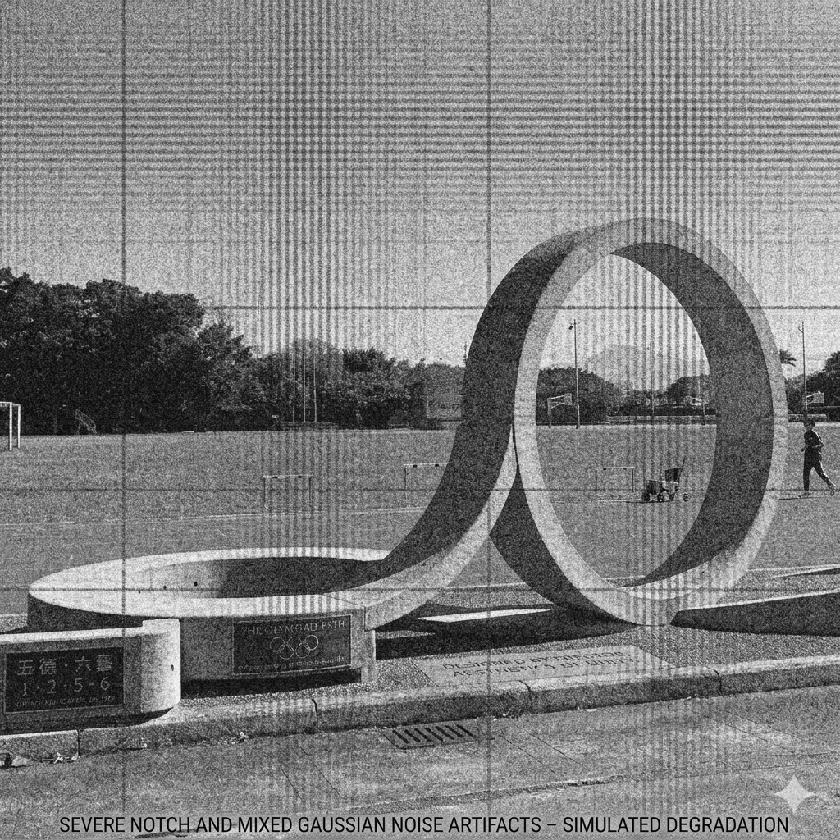
#> input picture yzu7noiseg.png, 840 x 840 px, shrunk from 1024 x 1024 before the run
$ python test.py
#> lines starting #> are read from the running program, lines starting #| are printed output that depends on the picture; after the words box and inside, x2 and y2 are one past the last pixel; in counts of white or black regions, pixels touching at a corner belong together
import cv2
import numpy as np
import matplotlib.pyplot as plt

def auto_remove_line_noise(image_path, protect_radius=30, noise_threshold=180):
    """
    全自動偵測並消除影像中的線條/週期性雜訊
    """
#> called with image_path = 'yzu7noiseg.png', protect_radius = 70, noise_threshold = 200
    img = cv2.imread(image_path, cv2.IMREAD_GRAYSCALE)
#> img is the input picture: shape (840, 840); min 0, max 253, mean 126.4
    if img is None:
         raise ValueError("找不到影像，請確認路徑。")

    rows, cols = img.shape
#> rows = 840; cols = 840
    center_u, center_v = rows // 2, cols // 2
#> center_u = 420; center_v = 420

    # 1. 轉換到頻率域並計算振幅頻譜 (壓縮到 0-255 以便做影像處理)
    f = np.fft.fft2(img)
    f_shift = np.fft.fftshift(f)
    mag_spectrum = 20 * np.log(np.abs(f_shift) + 1)
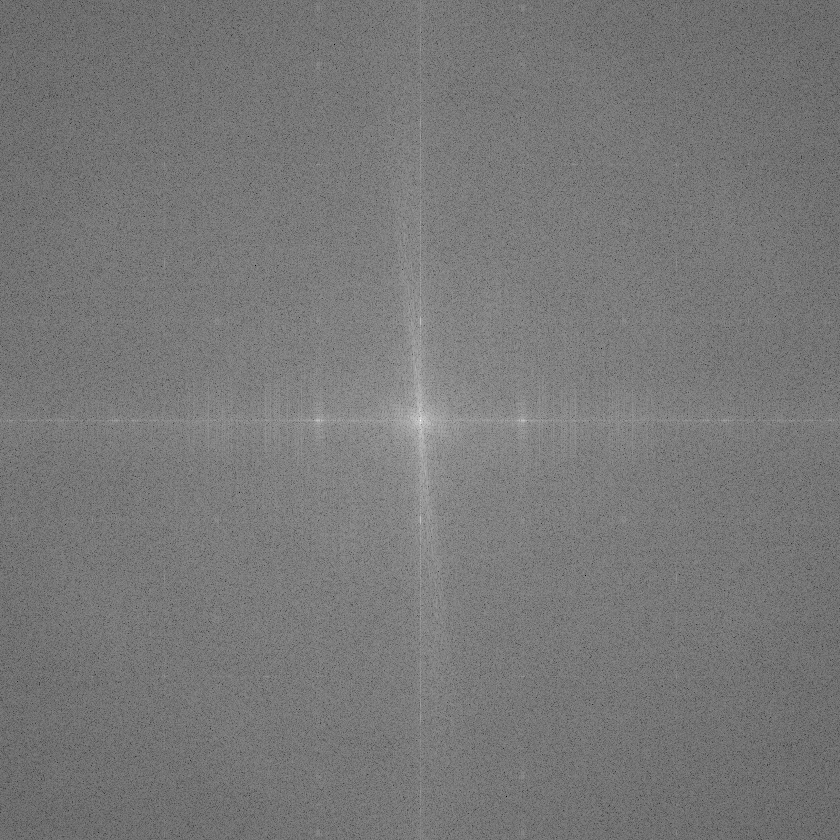
#> mag_spectrum: shape (840, 840) float64; min 31.07, max 366.1, mean 189.3; drawn with min black and max white
    mag_normalized = cv2.normalize(mag_spectrum, None, 0, 255, cv2.NORM_MINMAX)
    mag_uint8 = np.uint8(mag_normalized)

    # ==========================================
    # 開始自動製作濾波遮罩 (Mask)
    # ==========================================

    # 2. 自動找出異常亮點 (透過閥值化)
    # 大於 noise_threshold 的地方會變成 255 (白色)，其他變 0 (黑色)
    _, noise_mask = cv2.threshold(mag_uint8, noise_threshold, 255, cv2.THRESH_BINARY)
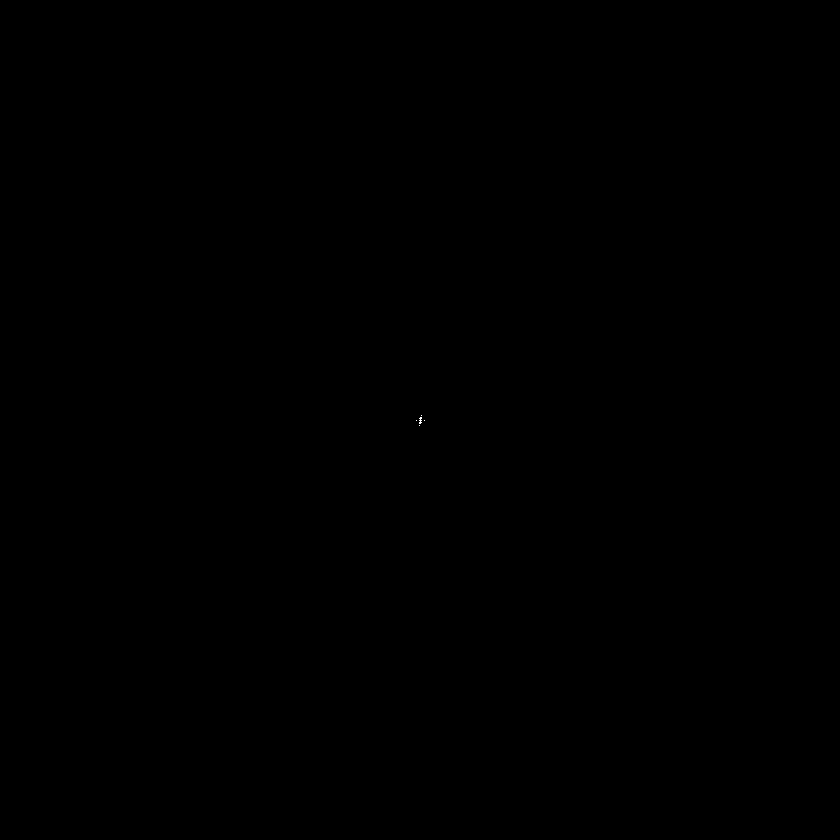
#> noise_mask: shape (840, 840); 0% white in thin lines or dots, all inside (x1, y1, x2, y2) = (416, 415, 425, 426)

    # 3. 保護中心區域 (強迫中心區域的雜訊遮罩為 0)
    # 避免誤刪影像的主要低頻結構
    cv2.circle(noise_mask, (center_v, center_u), protect_radius, 0, -1)
#> noise_mask: shape (840, 840); under 0.01% of pixels changed, all inside (x1, y1, x2, y2) = (416, 415, 425, 426)

    # 設定要強制清除的水平線寬度 (視你的雜訊粗細而定，通常 3~7)
    slit_width_v = 8
    slit_width_u = 9
    # 設定極小核心保護區 (絕對不能挖掉正中心，否則圖片會變全灰)
    core_dc_radius = 50

    # --- 第一刀：挖除水平軸 (消除原圖中的「垂直」雜訊線) ---
    for v in range(cols):
        if abs(v - center_v) > core_dc_radius:
            noise_mask[center_u - slit_width_v : center_u + slit_width_v + 1, v] = 255
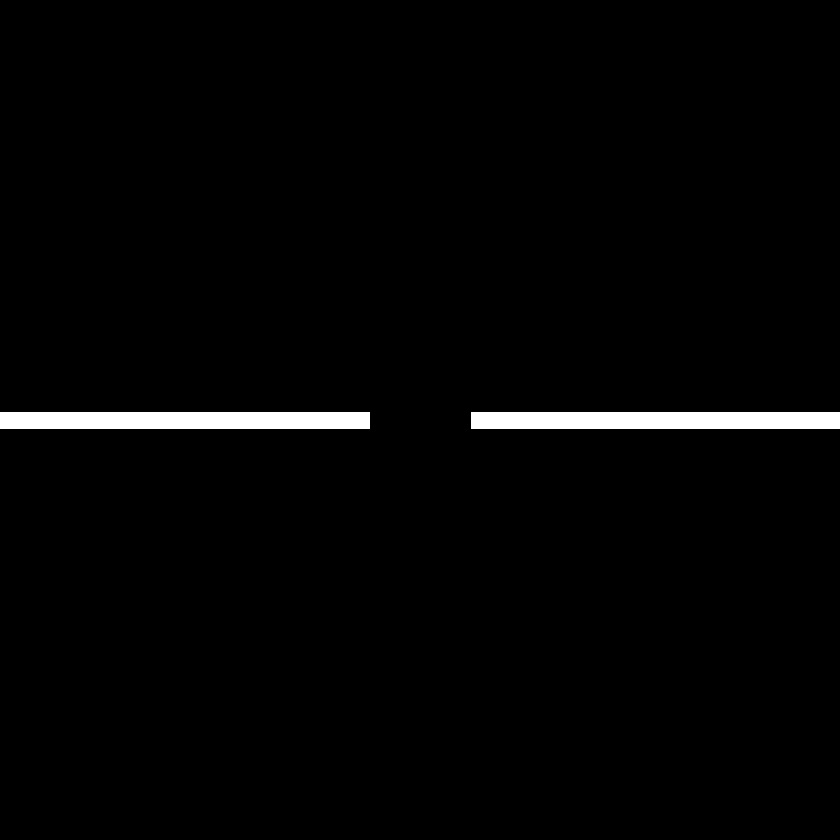
#> noise_mask: shape (840, 840); 1.8% white; 2 white regions, box (x1, y1, x2, y2) and area: (0, 412, 370, 429) 6290, (471, 412, 840, 429) 6273

    # --- 第二刀：挖除垂直軸 (消除原圖中的「水平」雜訊線) ---
    for u in range(rows):
        if abs(u - center_u) > core_dc_radius:
            noise_mask[u, center_v - slit_width_u : center_v + slit_width_u + 1] = 255
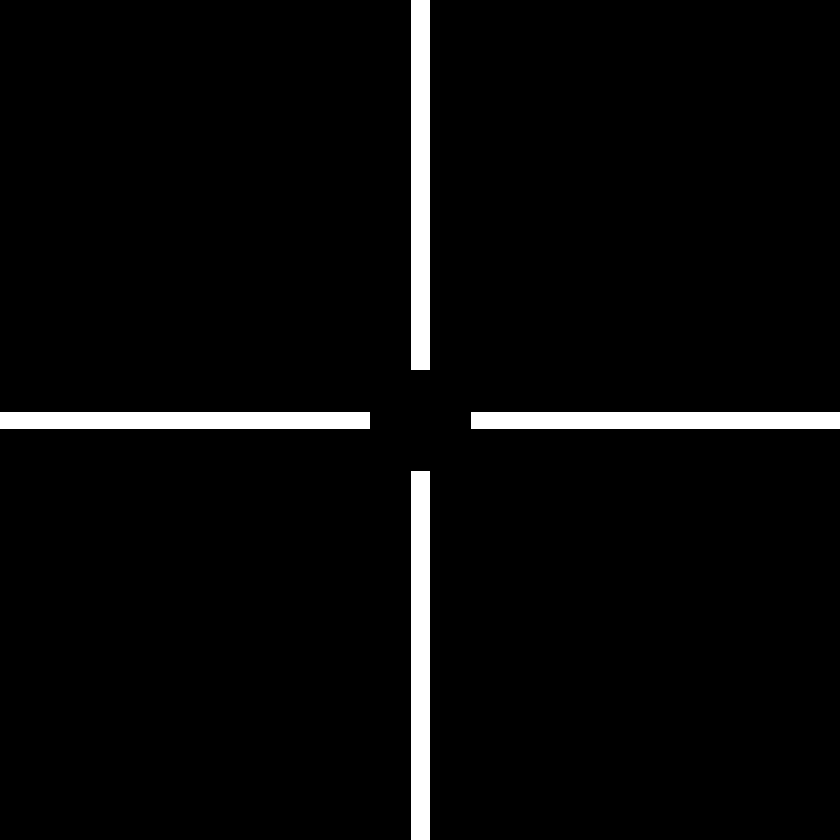
#> noise_mask: shape (840, 840); 3.8% white; 4 white regions, box (x1, y1, x2, y2) and area: (411, 0, 430, 370) 7030, (411, 471, 430, 840) 7011, (0, 412, 370, 429) 6290, (471, 412, 840, 429) 6273

    # 4. 膨脹雜訊點 (Dilate)
    # 因為線條可能會有斷點或很細，我們用一個 5x5 的方塊把它變粗，確保雜訊被完全覆蓋
    # kernel = np.ones((5, 5), np.uint8)
    kernel = np.ones((3, 3), np.uint8)  # 原本 5x5
    iterations = 1                      # 原本 2

    noise_mask_thick = cv2.dilate(noise_mask, kernel, iterations=2)
#> noise_mask_thick: shape (840, 840); 4.6% white; 4 white regions, box (x1, y1, x2, y2) and area: (409, 0, 432, 372) 8556, (409, 469, 432, 840) 8533, (0, 410, 372, 431) 7812, (469, 410, 840, 431) 7791

    # 5. 製作最終的濾波器 H (反轉顏色：雜訊處為 0阻擋，其餘為 1通過)
    # 雜訊處原本是 255，除以 255 變成 1。用 1 去減，就變成 0 (黑色/挖洞)。

    H = 1.0 - (noise_mask_thick / 255.0)

    # 6. 羽化邊緣 (Gaussian Blur)
    # 讓洞的邊緣平滑過渡，這一步等同於「高斯濾波」，可避免還原後產生水波紋
    H_blurred = H #cv2.GaussianBlur(H, (21, 21), 0)

    # ==========================================
    # 套用濾波器並還原
    # ==========================================

    # 7. 將頻譜乘上自動生成的遮罩
    filtered_shift = f_shift * H_blurred

    # 8. 反向轉換回空間域
    img_back = np.fft.ifft2(np.fft.ifftshift(filtered_shift))
    img_reconstructed = np.real(img_back)
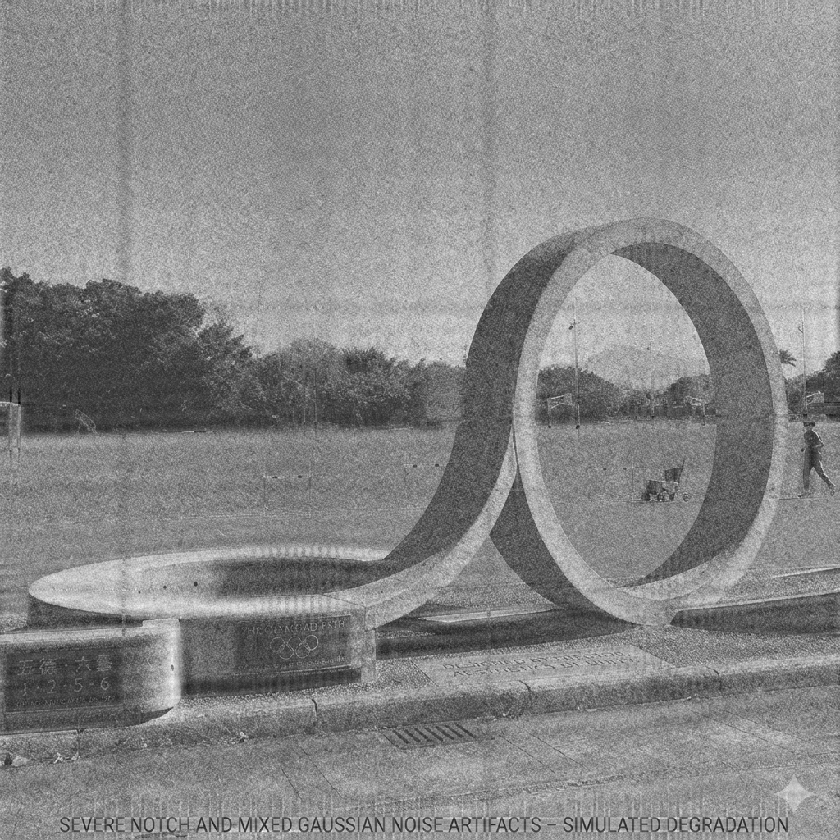
#> img_reconstructed: shape (840, 840) float64; min -62.13, max 291.9, mean 126.4; drawn with min black and max white
    img_reconstructed = np.clip(img_reconstructed, 0, 255).astype(np.uint8)
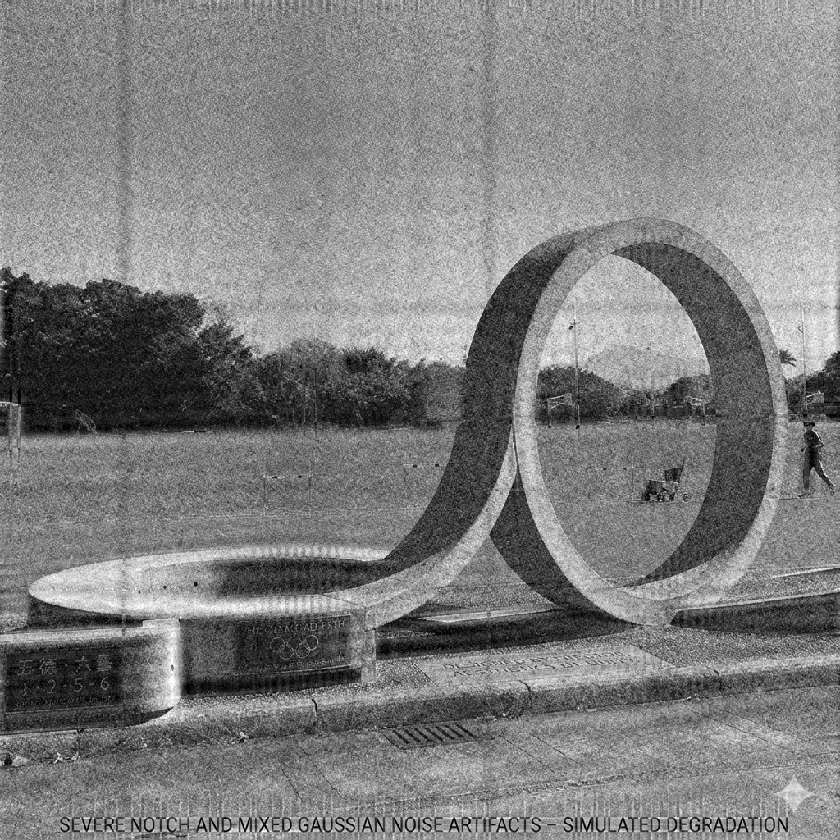
#> img_reconstructed: shape (840, 840); min 0, max 255, mean 125.9

    return img, img_reconstructed, mag_uint8, H_blurred

# 執行區塊
if __name__ == "__main__":
    IMAGE_PATH = 'yzu7noiseg.png' # 替換成你的圖片

    # 你只需要微調這兩個參數：
    # protect_radius: 影像主體越大、對比越強，這個圓要設越大 (預設 30-50)
    # noise_threshold: 如果雜訊沒被濾乾淨就調低 (例如 150)；如果原圖細節被吃掉就調高 (例如 200)
    PROTECT_RADIUS = 70
    NOISE_THRESHOLD = 200

    try:
        img_orig, img_fixed, mag_vis, auto_mask = auto_remove_line_noise(IMAGE_PATH, PROTECT_RADIUS, NOISE_THRESHOLD)

        # 畫圖視覺化
        plt.figure(figsize=(16, 10))
        plt.rcParams['font.sans-serif'] = ['Microsoft JhengHei', 'Taipei Sans TC Beta', 'SimHei']
        plt.rcParams['axes.unicode_minus'] = False

        plt.subplot(2, 2, 1), plt.imshow(img_orig, cmap='gray'), plt.title('原始影像 (含線條雜訊)')
        plt.subplot(2, 2, 2), plt.imshow(mag_vis, cmap='gray'), plt.title('原圖振幅頻譜')

        # 顯示自動生成的遮罩，越黑代表該處頻率被阻擋得越徹底
        plt.subplot(2, 2, 3), plt.imshow(auto_mask, cmap='gray'), plt.title('自動生成的羽化遮罩 H(u,v)')
        plt.subplot(2, 2, 4), plt.imshow(img_fixed, cmap='gray'), plt.title('修復後的影像')
        cv2.imwrite(f"fixed_{IMAGE_PATH}", img_fixed)
        for i in range(1, 5):
            plt.subplot(2, 2, i).axis('off')

        plt.tight_layout()
        plt.show()
    except Exception as e:
        print(e)

$ run again, with yzu8noiseg.png copied over yzu7noiseg.png
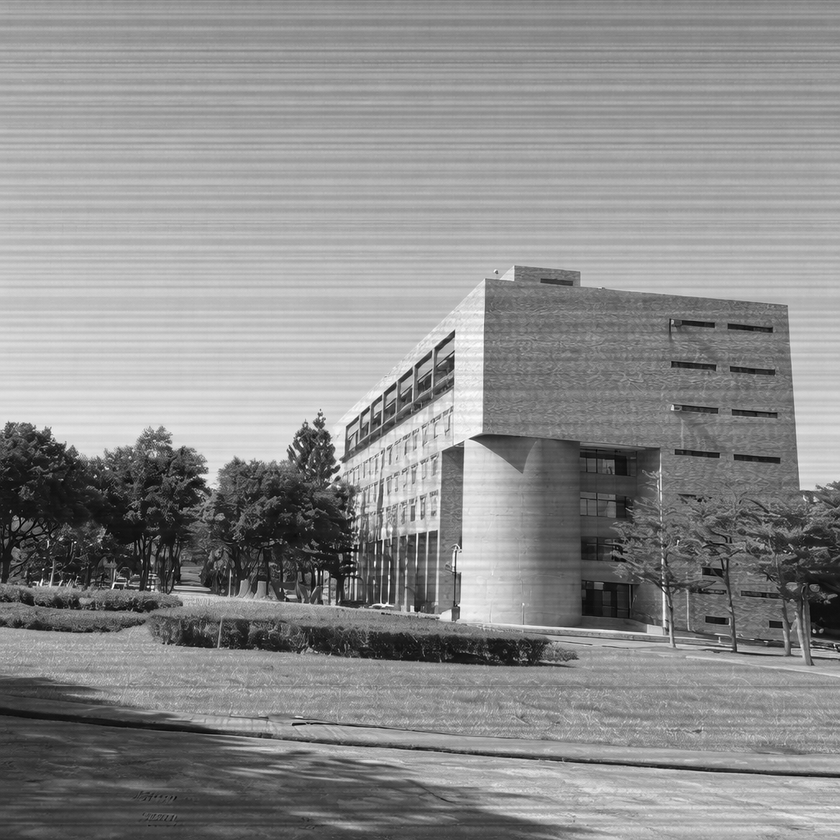
#> input picture yzu8noiseg.png, 840 x 840 px, shrunk from 1024 x 1024 before the run
#> in auto_remove_line_noise, img is the input picture: shape (840, 840); min 0, max 255, mean 139.9
#> in auto_remove_line_noise, `mag_spectrum = 20 * np.log(np.abs(f_shift) + 1)`:
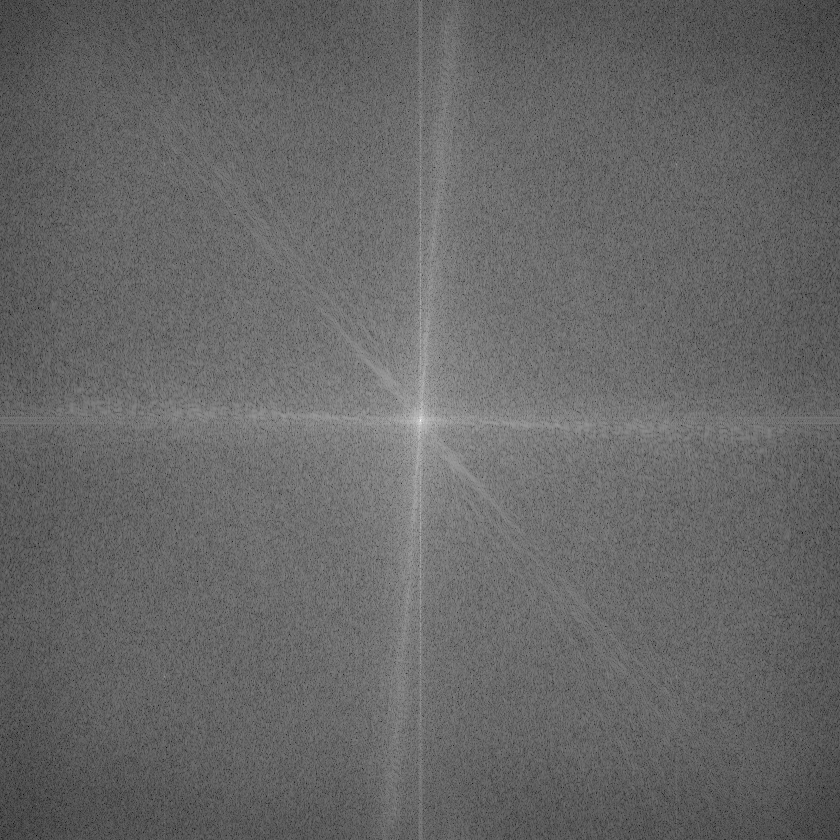
#> mag_spectrum: shape (840, 840) float64; min 35.08, max 368.2, mean 169.8; drawn with min black and max white
#> noise_mask_thick: shape (840, 840); 4.6% white; 4 white regions, box (x1, y1, x2, y2) and area: (409, 0, 432, 372) 8556, (409, 469, 432, 840) 8533, (0, 410, 372, 431) 7812, (469, 410, 840, 431) 7791
#> in auto_remove_line_noise, `img_reconstructed = np.real(img_back)`:
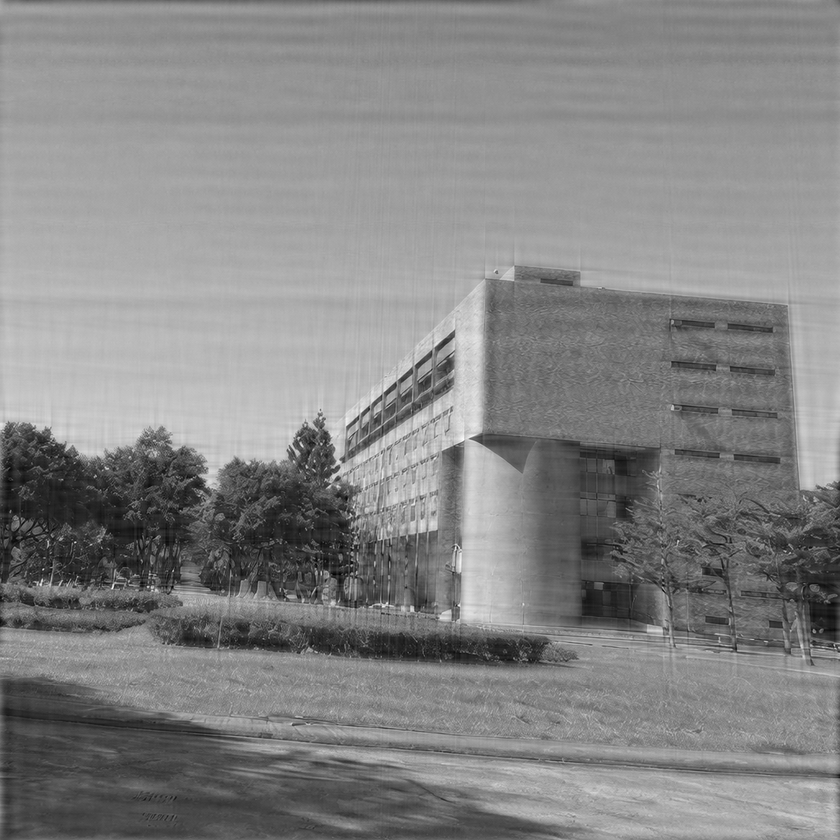
#> img_reconstructed: shape (840, 840) float64; min -17.78, max 284.5, mean 139.9; drawn with min black and max white
